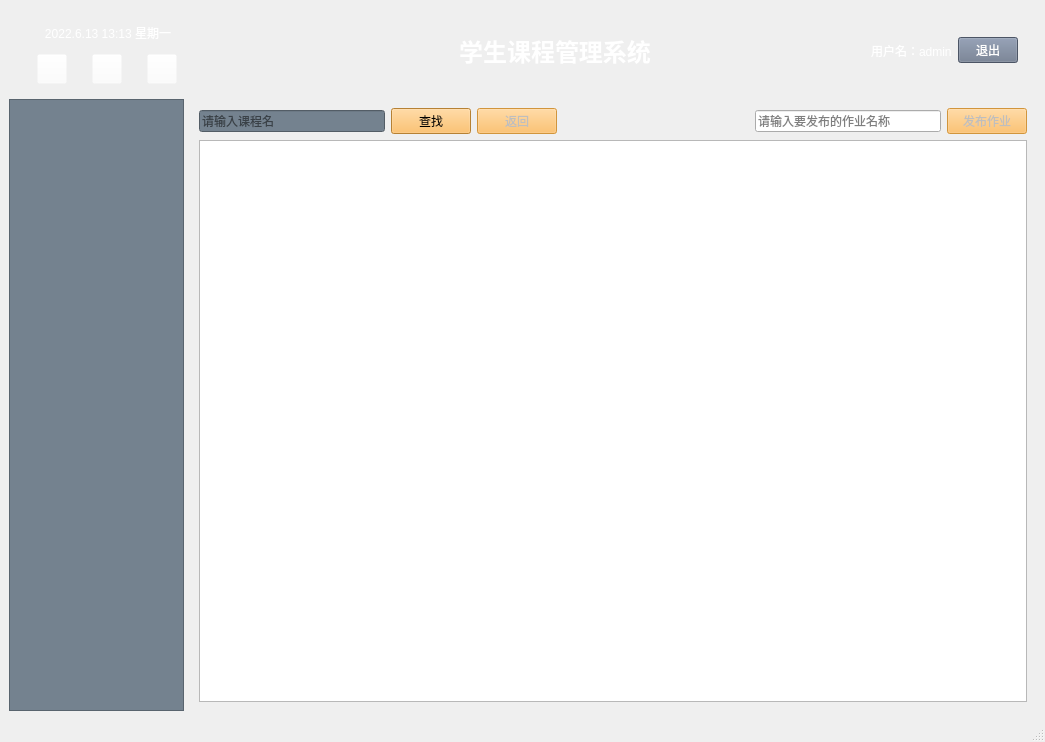
<?xml version="1.0" encoding="UTF-8"?>
<ui version="4.0">
 <class>administerWindow</class>
 <widget class="QMainWindow" name="administerWindow">
  <property name="geometry">
   <rect>
    <x>0</x>
    <y>0</y>
    <width>1045</width>
    <height>742</height>
   </rect>
  </property>
  <property name="windowTitle">
   <string>课程管理系统</string>
  </property>
  <property name="windowIcon">
   <iconset resource="ImageResource.qrc">
    <normaloff>:/image/image/icon1.png</normaloff>:/image/image/icon1.png</iconset>
  </property>
  <widget class="QWidget" name="centralwidget">
   <property name="styleSheet">
    <string notr="true">QWidget#centralwidget{background-color:#41b6e6};</string>
   </property>
   <layout class="QGridLayout" name="gridLayout">
    <item row="0" column="0" colspan="2">
     <widget class="QWidget" name="widget_1" native="true">
      <property name="styleSheet">
       <string notr="true">color: rgb(255, 255, 255);</string>
      </property>
      <layout class="QGridLayout" name="gridLayout_2" columnstretch="1,1,1,0,0">
       <item row="0" column="2">
        <widget class="QLabel" name="label_2">
         <property name="font">
          <font>
           <family>Agency FB</family>
           <pointsize>18</pointsize>
           <weight>75</weight>
           <bold>true</bold>
          </font>
         </property>
         <property name="text">
          <string>学生课程管理系统</string>
         </property>
         <property name="alignment">
          <set>Qt::AlignCenter</set>
         </property>
        </widget>
       </item>
       <item row="0" column="0">
        <layout class="QVBoxLayout">
         <item>
          <widget class="QLabel" name="label_time">
           <property name="minimumSize">
            <size>
             <width>180</width>
             <height>30</height>
            </size>
           </property>
           <property name="maximumSize">
            <size>
             <width>180</width>
             <height>30</height>
            </size>
           </property>
           <property name="palette">
            <palette>
             <active>
              <colorrole role="WindowText">
               <brush brushstyle="SolidPattern">
                <color alpha="255">
                 <red>255</red>
                 <green>255</green>
                 <blue>255</blue>
                </color>
               </brush>
              </colorrole>
              <colorrole role="Text">
               <brush brushstyle="SolidPattern">
                <color alpha="255">
                 <red>255</red>
                 <green>255</green>
                 <blue>255</blue>
                </color>
               </brush>
              </colorrole>
              <colorrole role="ButtonText">
               <brush brushstyle="SolidPattern">
                <color alpha="255">
                 <red>255</red>
                 <green>255</green>
                 <blue>255</blue>
                </color>
               </brush>
              </colorrole>
              <colorrole role="PlaceholderText">
               <brush brushstyle="NoBrush">
                <color alpha="128">
                 <red>255</red>
                 <green>255</green>
                 <blue>255</blue>
                </color>
               </brush>
              </colorrole>
             </active>
             <inactive>
              <colorrole role="WindowText">
               <brush brushstyle="SolidPattern">
                <color alpha="255">
                 <red>255</red>
                 <green>255</green>
                 <blue>255</blue>
                </color>
               </brush>
              </colorrole>
              <colorrole role="Text">
               <brush brushstyle="SolidPattern">
                <color alpha="255">
                 <red>255</red>
                 <green>255</green>
                 <blue>255</blue>
                </color>
               </brush>
              </colorrole>
              <colorrole role="ButtonText">
               <brush brushstyle="SolidPattern">
                <color alpha="255">
                 <red>255</red>
                 <green>255</green>
                 <blue>255</blue>
                </color>
               </brush>
              </colorrole>
              <colorrole role="PlaceholderText">
               <brush brushstyle="NoBrush">
                <color alpha="128">
                 <red>255</red>
                 <green>255</green>
                 <blue>255</blue>
                </color>
               </brush>
              </colorrole>
             </inactive>
             <disabled>
              <colorrole role="WindowText">
               <brush brushstyle="SolidPattern">
                <color alpha="255">
                 <red>255</red>
                 <green>255</green>
                 <blue>255</blue>
                </color>
               </brush>
              </colorrole>
              <colorrole role="Text">
               <brush brushstyle="SolidPattern">
                <color alpha="255">
                 <red>255</red>
                 <green>255</green>
                 <blue>255</blue>
                </color>
               </brush>
              </colorrole>
              <colorrole role="ButtonText">
               <brush brushstyle="SolidPattern">
                <color alpha="255">
                 <red>255</red>
                 <green>255</green>
                 <blue>255</blue>
                </color>
               </brush>
              </colorrole>
              <colorrole role="PlaceholderText">
               <brush brushstyle="NoBrush">
                <color alpha="128">
                 <red>255</red>
                 <green>255</green>
                 <blue>255</blue>
                </color>
               </brush>
              </colorrole>
             </disabled>
            </palette>
           </property>
           <property name="font">
            <font>
             <italic>false</italic>
            </font>
           </property>
           <property name="layoutDirection">
            <enum>Qt::LeftToRight</enum>
           </property>
           <property name="styleSheet">
            <string notr="true">color:rgb(255, 255, 255)</string>
           </property>
           <property name="text">
            <string>2022.6.13 13:13 星期一</string>
           </property>
           <property name="alignment">
            <set>Qt::AlignCenter</set>
           </property>
          </widget>
         </item>
         <item>
          <layout class="QHBoxLayout" name="horizontalLayout">
           <item>
            <widget class="QPushButton" name="btn_stop">
             <property name="minimumSize">
              <size>
               <width>30</width>
               <height>30</height>
              </size>
             </property>
             <property name="maximumSize">
              <size>
               <width>30</width>
               <height>30</height>
              </size>
             </property>
             <property name="styleSheet">
              <string notr="true">background:rgb(255, 255, 255,0)</string>
             </property>
             <property name="text">
              <string/>
             </property>
             <property name="icon">
              <iconset resource="ImageResource.qrc">
               <normaloff>:/image/image/stop.png</normaloff>:/image/image/stop.png</iconset>
             </property>
             <property name="iconSize">
              <size>
               <width>30</width>
               <height>30</height>
              </size>
             </property>
            </widget>
           </item>
           <item>
            <widget class="QPushButton" name="btn_start">
             <property name="minimumSize">
              <size>
               <width>30</width>
               <height>30</height>
              </size>
             </property>
             <property name="maximumSize">
              <size>
               <width>30</width>
               <height>30</height>
              </size>
             </property>
             <property name="styleSheet">
              <string notr="true">background:rgb(255, 255, 255,0)</string>
             </property>
             <property name="text">
              <string/>
             </property>
             <property name="icon">
              <iconset resource="ImageResource.qrc">
               <normaloff>:/image/image/start.png</normaloff>:/image/image/start.png</iconset>
             </property>
             <property name="iconSize">
              <size>
               <width>30</width>
               <height>30</height>
              </size>
             </property>
            </widget>
           </item>
           <item>
            <widget class="QPushButton" name="btn_accelerate">
             <property name="minimumSize">
              <size>
               <width>30</width>
               <height>30</height>
              </size>
             </property>
             <property name="maximumSize">
              <size>
               <width>30</width>
               <height>30</height>
              </size>
             </property>
             <property name="styleSheet">
              <string notr="true">background:rgb(255, 255, 255,0)</string>
             </property>
             <property name="text">
              <string/>
             </property>
             <property name="icon">
              <iconset resource="ImageResource.qrc">
               <normaloff>:/image/image/accelerate.png</normaloff>:/image/image/accelerate.png</iconset>
             </property>
             <property name="iconSize">
              <size>
               <width>30</width>
               <height>30</height>
              </size>
             </property>
            </widget>
           </item>
          </layout>
         </item>
        </layout>
       </item>
       <item row="0" column="1">
        <spacer name="horizontalSpacer_4">
         <property name="orientation">
          <enum>Qt::Horizontal</enum>
         </property>
         <property name="sizeHint" stdset="0">
          <size>
           <width>200</width>
           <height>20</height>
          </size>
         </property>
        </spacer>
       </item>
       <item row="0" column="4">
        <widget class="QWidget" name="widget_2" native="true">
         <layout class="QGridLayout" name="gridLayout_3">
          <item row="0" column="0">
           <widget class="QLabel" name="lab_icon">
            <property name="minimumSize">
             <size>
              <width>35</width>
              <height>35</height>
             </size>
            </property>
            <property name="maximumSize">
             <size>
              <width>35</width>
              <height>35</height>
             </size>
            </property>
            <property name="styleSheet">
             <string notr="true">border-image: url(:/image/image/user.png);</string>
            </property>
            <property name="text">
             <string/>
            </property>
           </widget>
          </item>
          <item row="0" column="3">
           <widget class="QPushButton" name="btn_exit">
            <property name="maximumSize">
             <size>
              <width>60</width>
              <height>16777215</height>
             </size>
            </property>
            <property name="styleSheet">
             <string notr="true">
background-color: #6b778d;</string>
            </property>
            <property name="text">
             <string>退出</string>
            </property>
           </widget>
          </item>
          <item row="0" column="1">
           <widget class="QLabel" name="lab_user">
            <property name="text">
             <string>用户名：admin</string>
            </property>
           </widget>
          </item>
         </layout>
        </widget>
       </item>
       <item row="0" column="3">
        <spacer name="horizontalSpacer_5">
         <property name="orientation">
          <enum>Qt::Horizontal</enum>
         </property>
         <property name="sizeHint" stdset="0">
          <size>
           <width>143</width>
           <height>20</height>
          </size>
         </property>
        </spacer>
       </item>
      </layout>
     </widget>
    </item>
    <item row="1" column="0">
     <widget class="QTreeWidget" name="treeWidget">
      <property name="maximumSize">
       <size>
        <width>175</width>
        <height>16777215</height>
       </size>
      </property>
      <property name="styleSheet">
       <string notr="true">QTreeWidget{background-color:#74828f}</string>
      </property>
      <property name="headerHidden">
       <bool>true</bool>
      </property>
      <column>
       <property name="text">
        <string notr="true">1</string>
       </property>
      </column>
     </widget>
    </item>
    <item row="1" column="1">
     <widget class="QStackedWidget" name="stackedWidget">
      <property name="currentIndex">
       <number>1</number>
      </property>
      <widget class="QWidget" name="page_course">
       <layout class="QGridLayout" name="gridLayout_4">
        <item row="0" column="6">
         <widget class="QPushButton" name="btn_delete">
          <property name="enabled">
           <bool>false</bool>
          </property>
          <property name="text">
           <string>删除</string>
          </property>
         </widget>
        </item>
        <item row="0" column="0">
         <widget class="QPushButton" name="btn_add">
          <property name="text">
           <string>添加课程</string>
          </property>
         </widget>
        </item>
        <item row="0" column="2">
         <widget class="QPushButton" name="btn_search">
          <property name="text">
           <string>查找课程</string>
          </property>
         </widget>
        </item>
        <item row="0" column="1">
         <spacer name="horizontalSpacer_2">
          <property name="orientation">
           <enum>Qt::Horizontal</enum>
          </property>
          <property name="sizeType">
           <enum>QSizePolicy::Expanding</enum>
          </property>
          <property name="sizeHint" stdset="0">
           <size>
            <width>52</width>
            <height>20</height>
           </size>
          </property>
         </spacer>
        </item>
        <item row="0" column="5">
         <widget class="QPushButton" name="btn_modify">
          <property name="enabled">
           <bool>false</bool>
          </property>
          <property name="text">
           <string>修改</string>
          </property>
         </widget>
        </item>
        <item row="0" column="4">
         <spacer name="horizontalSpacer">
          <property name="orientation">
           <enum>Qt::Horizontal</enum>
          </property>
          <property name="sizeHint" stdset="0">
           <size>
            <width>40</width>
            <height>20</height>
           </size>
          </property>
         </spacer>
        </item>
        <item row="0" column="3">
         <widget class="QLineEdit" name="line_search">
          <property name="contextMenuPolicy">
           <enum>Qt::ActionsContextMenu</enum>
          </property>
          <property name="styleSheet">
           <string notr="true">background-color:rgb(182, 182, 182)</string>
          </property>
          <property name="text">
           <string/>
          </property>
          <property name="placeholderText">
           <string>请输入要查找的课程</string>
          </property>
         </widget>
        </item>
        <item row="0" column="8">
         <widget class="QPushButton" name="btn_return">
          <property name="enabled">
           <bool>false</bool>
          </property>
          <property name="text">
           <string>返回</string>
          </property>
         </widget>
        </item>
        <item row="0" column="7">
         <spacer name="horizontalSpacer_3">
          <property name="orientation">
           <enum>Qt::Horizontal</enum>
          </property>
          <property name="sizeHint" stdset="0">
           <size>
            <width>40</width>
            <height>20</height>
           </size>
          </property>
         </spacer>
        </item>
        <item row="1" column="0" colspan="9">
         <widget class="QTableWidget" name="course_table2">
          <property name="gridStyle">
           <enum>Qt::SolidLine</enum>
          </property>
         </widget>
        </item>
       </layout>
      </widget>
      <widget class="QWidget" name="page_homework">
       <layout class="QGridLayout" name="gridLayout_5">
        <item row="0" column="0">
         <widget class="QLineEdit" name="line_search_2">
          <property name="styleSheet">
           <string notr="true">background-color: #74828f;</string>
          </property>
          <property name="placeholderText">
           <string>请输入课程名</string>
          </property>
         </widget>
        </item>
        <item row="0" column="1">
         <widget class="QPushButton" name="btn_search_2">
          <property name="styleSheet">
           <string notr="true">QPushButton{background-color:#ffb549}</string>
          </property>
          <property name="text">
           <string>查找</string>
          </property>
         </widget>
        </item>
        <item row="0" column="2">
         <widget class="QPushButton" name="btn_return_2">
          <property name="enabled">
           <bool>false</bool>
          </property>
          <property name="styleSheet">
           <string notr="true">QPushButton{background-color:#ffb549}</string>
          </property>
          <property name="text">
           <string>返回</string>
          </property>
         </widget>
        </item>
        <item row="0" column="3">
         <spacer name="horizontalSpacer_6">
          <property name="orientation">
           <enum>Qt::Horizontal</enum>
          </property>
          <property name="sizeHint" stdset="0">
           <size>
            <width>40</width>
            <height>20</height>
           </size>
          </property>
         </spacer>
        </item>
        <item row="0" column="4">
         <widget class="QLineEdit" name="line_issue">
          <property name="placeholderText">
           <string>请输入要发布的作业名称</string>
          </property>
         </widget>
        </item>
        <item row="0" column="5">
         <widget class="QPushButton" name="btn_issue">
          <property name="enabled">
           <bool>false</bool>
          </property>
          <property name="styleSheet">
           <string notr="true">QPushButton{background-color:#ffb549}</string>
          </property>
          <property name="text">
           <string>发布作业</string>
          </property>
         </widget>
        </item>
        <item row="1" column="0" colspan="6">
         <widget class="QTableWidget" name="homework_table"/>
        </item>
       </layout>
      </widget>
      <widget class="QWidget" name="page_log">
       <layout class="QGridLayout" name="gridLayout_6">
        <item row="0" column="0">
         <spacer name="horizontalSpacer_7">
          <property name="orientation">
           <enum>Qt::Horizontal</enum>
          </property>
          <property name="sizeHint" stdset="0">
           <size>
            <width>734</width>
            <height>20</height>
           </size>
          </property>
         </spacer>
        </item>
        <item row="0" column="1">
         <widget class="QPushButton" name="btn_clear">
          <property name="text">
           <string>清空</string>
          </property>
         </widget>
        </item>
        <item row="1" column="0" colspan="2">
         <widget class="QListWidget" name="log_list">
          <property name="autoScrollMargin">
           <number>16</number>
          </property>
         </widget>
        </item>
       </layout>
      </widget>
     </widget>
    </item>
   </layout>
  </widget>
  <widget class="QMenuBar" name="menubar">
   <property name="geometry">
    <rect>
     <x>0</x>
     <y>0</y>
     <width>1045</width>
     <height>26</height>
    </rect>
   </property>
  </widget>
  <widget class="QStatusBar" name="statusbar"/>
 </widget>
 <resources>
  <include location="ImageResource.qrc"/>
 </resources>
 <connections/>
</ui>
